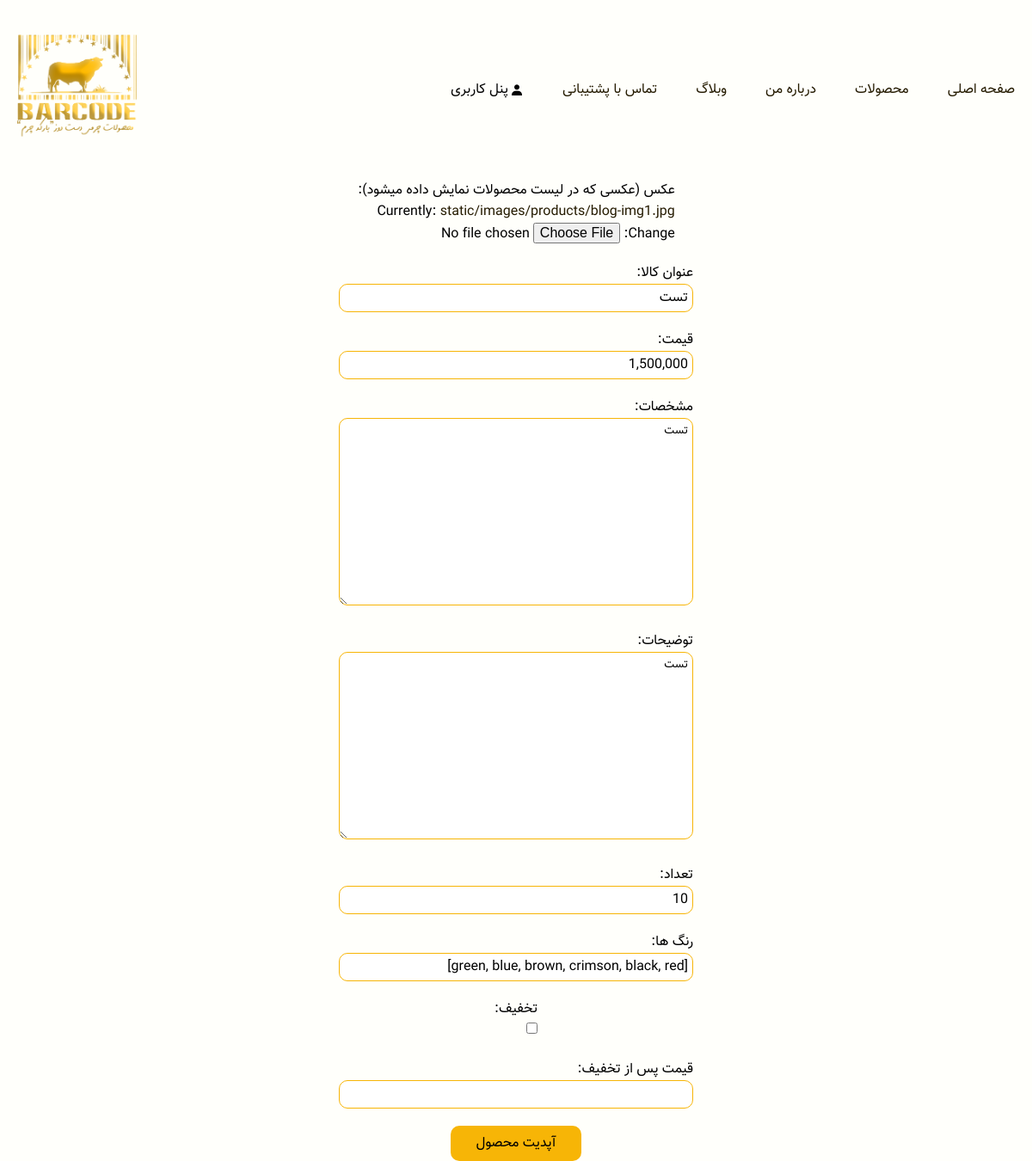
The page /adminpanel/update-product/19 (signed in) on the database its author committed.
### products/models.py (models this page shows, shortened)
class Product(models.Model):
    title = models.CharField(max_length=80)
    peresentimage = models.ImageField(upload_to='static/images/products',default=None)
    price = models.CharField(max_length=12)
    features = models.TextField()
    description = models.TextField()
    number = models.PositiveIntegerField()
    colors = models.CharField(max_length=200)
    slug = models.SlugField(auto_created=True,unique=True,allow_unicode=True)
    created = jmodels.jDateTimeField(auto_now_add=True)
    updated = jmodels.jDateTimeField(auto_now=True)
    discount = models.BooleanField(default=False)
    offprice = models.CharField(blank=True,null=True,max_length=12)
    class Meta:
        ordering = ('created',)

### adminpanel/views.py (the view, shortened to what this page needs)
# urls.py: path('update-product/<int:pk>',views.EditProdcut.as_view(),name='update-product'),
class EditProdcut(LoginRequiredMixin,UpdateView):
    def dispatch(self, request, *args, **kwargs):
        if self.request.user.username != '09398708391':
            return redirect('home:home')
        return super().dispatch(request, *args, **kwargs)
    model = Product
    success_url = reverse_lazy('adminpanel:adminpanel')
    template_name = 'adminpanel/updateproduct.html'
    form_class = UpdateProductForm

### adminpanel/forms.py
class UpdateProductForm(forms.ModelForm):
    class Meta:
        model = Product
        fields = ['peresentimage','title','price','features','description','number','colors','discount','offprice']
        labels = {
            'title': 'عنوان کالا',
            'price': 'قیمت',
            'features': 'مشخصات',
            'description': 'توضیحات',
            'number': 'تعداد',
            'colors': 'رنگ ها',
            'peresentimage': 'عکس (عکسی که در لیست محصولات نمایش داده میشود)',
            'discount': 'تخفیف',
            'offprice': 'قیمت پس از تخفیف'
        }

### adminpanel/templates/adminpanel/updateproduct.html (shortened to what this page needs)
{% extends 'base.html' %}
{% load static %}
{% block content %}
<div class="admin-oper container">
    <div class="add-form">
        <form method="post" enctype="multipart/form-data">
            {{ form.as_p }}
            <input type="submit" value="آپدیت محصول">
        </form>
    </div>
</div>
{% endblock %}

### static/css/styles.css (style rules this page uses)
* { margin: 0; padding: 0; font-family: Vazir2; }
* { scrollbar-width: thin; scrollbar-color: #f7b506 #d4d4d4; }
body { background-color: #fffffb; }
a { color: #251b01; text-decoration: none; }
.container { max-width: 1440px; margin: 0 auto; }
input { font-size: 16px !important; outline: none; }
.admin-oper form { display: flex; flex-direction: column; align-items: center; justify-content: flex-start; gap: 20px; flex-basis: 100%; height: 140vh; }
.admin-oper form label { display: block; }
.admin-oper form input[type="text"], .admin-oper form input[type="number"], .admin-oper form textarea { border: none; outline: none; border: 1px solid #f7b506; width: 400px; border-radius: 10px; padding: 3px 5px; resize: vertical; }
.admin-oper form input[type="submit"] { border: none; background-color: #f7b506; padding: 8px 30px; border-radius: 10px; cursor: pointer; }

### rows shown on the page
Product: title "تست", price "1,500,000", features "تست", description "تست", number "10", colors "[green, blue, brown, crimson, black, red]"
